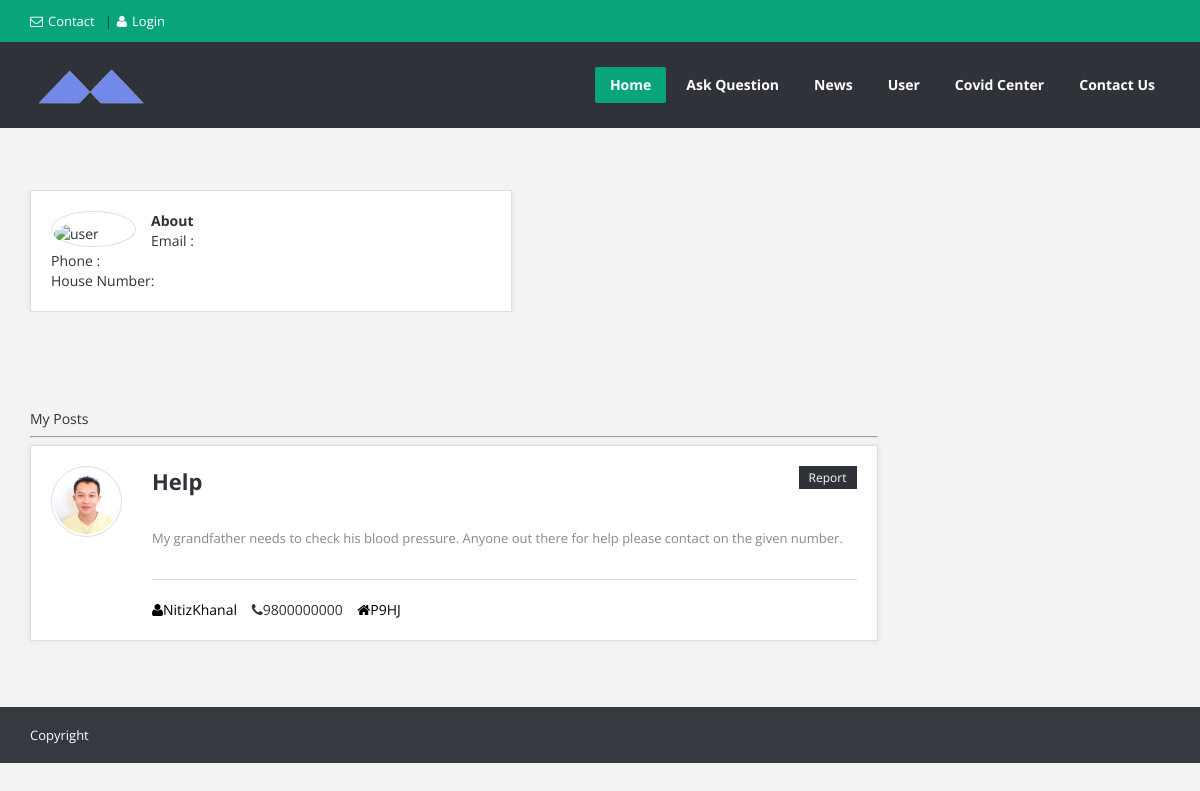
Page /users/profile/NitizKhanal on the committed database.
### posts/models.py (models this page shows, shortened)
class Post(models.Model):
    title = models.CharField(max_length=100)
    content = models.TextField()
    date_posted = models.DateTimeField(default = timezone.now)
    author = models.ForeignKey(User, on_delete = models.CASCADE)
    settled = models.BooleanField(default=False)

### users/models.py (models this page shows, shortened)
class Profile(models.Model):
    user = models.OneToOneField(User, on_delete=models.CASCADE, )
    image = models.ImageField(default='default.jpg', upload_to='profile_pics')
    contact = models.CharField(max_length = 10, default = "Not entered")
    address = models.CharField(max_length=50, default = "Not entered")
    Gcode = models.CharField(max_length = 5, default = "Not entered")

### users/views.py (the view)
# urls.py: path('profile/<str:username>', UserPostListView.as_view(), name='user-profile'),
class UserPostListView(ListView):
    model = Post
    context_object_name = 'posts'
    template_name = 'users/user_profile.html'
    paginate_by = 2
    def get_queryset(self):
        user = get_object_or_404(User, username = self.kwargs.get('username'))
        return Post.objects.filter(author = user).order_by('-date_posted')

### users/templates/users/user_profile.html (shortened to what this page needs)
{% extends 'posts/base.html' %}
{% block content %}
	<section class="container main-content">
		<div class="row">
			<div class="col-md-9">
				<div class="row">
					<div class="user-profile">
						<div class="col-md-7">
							<div class="page-content">
								<div class="user-profile-img"><img style="margin-top:10px;" width="80" height="60"
								 src="{{user.profile.image.url}}" alt="user">
								</div>
								<h1><b>About {{ user.username }}</b></h1>
								<h3>Email : <a style="color:#000000;" href = "mailto: {{user.email}}">{{ user.email }}</a></h3>
								<h3>Phone : {{ user.profile.contact }}</h3>
								<h3>House Number: {{ post.author.profile.Gcode}}</h3>
							</div>
						</div>
					</div>
				</div>
			</div>
		</div>
	</section>
	<section class="container main-content">
		<div class="row">
			<div class="col-md-9">
				<h2>My Posts</h2>
			<hr/>
			{% for post in posts %}
			<article class="question question-type-normal">
				<h2>
					<a href="{% url 'post-details' post.id %}">{{post.title}}</a>
				</h2>
				<a class="question-report" href="#">Report</a>
				<div class="question-author">
					<a href="#" original-title="ahmed" class="question-author-img tooltip-n"><img alt="" src="{{ post.author.profile.image.url }}"></a>
				</div>
				<div class="question-inner">
					<p class="question-desc">{{ post.content }}</p>
					<span class="author_username"><a style="color:#000000;" href="#"><i class="icon-user"></i>{{post.author.username}}</a></span>
					<span class="author_contact"><i class="icon-phone"></i>{{ post.author.profile.contact }}</span>
					<a style="color:#000000;" href="#"><i class="icon-home"></i>{{ post.author.profile.Gcode}}</a></span>
				</div>
			</article>
			{% endfor %}
		</div>
		</div>
	</section>
{% endblock %}

### posts/static/posts/style.css (style rules this page uses)
body { background-color: #f3f3f3; color: #2f3239; -webkit-font-smoothing: antialiased; overflow-x: hidden; }
.container > .row > .col-md-9 { overflow: hidden; height: 100%; margin-top: -5%; }
.widget_tag_cloud a,.question-comments a,.removered,.removered i,.removered input[type="text"],.bxslider-title,.bx-prev,.bx-next,.login-password a,.question-report,.load-questions,.ask-me .publish-question { color: #FFF !important; }

### posts/static/posts/css/contents.css (style rules this page uses)
.container.main-content { margin-top: 10%; padding-bottom:3%; position: relative; z-index: 991; }
.page-content,.about-author,.user-question,#related-posts { -moz-box-sizing: border-box; -webkit-box-sizing: border-box; box-sizing: border-box; padding: 20px; border: 1px solid #dedede; background: #FFF; -moz-box-shadow: 0 0 5px #dedede; -webkit-box-shadow: 0 0 5px #dedede; box-shadow: 0 0 5px #dedede; }
.page-content { overflow: hidden; height: 100%; }
.question { -moz-box-sizing: border-box; -webkit-box-sizing: border-box; box-sizing: border-box; margin-bottom: 30px; padding: 20px; border: 1px solid #dedede; background: #FFF; -moz-box-shadow: 0 0 5px #dedede; -webkit-box-shadow: 0 0 5px #dedede; box-shadow: 0 0 5px #dedede; position: relative; }
.question-inner { position: relative; margin-left: 101px; }
.question-author { position: absolute; top: 20px; left: 20px; float: left; text-align: center; width: 71px; height: 71px; overflow: hidden; padding: 2px; border: 1px solid #dedede; -moz-border-radius: 50%; -webkit-border-radius: 50%; border-radius: 50%; }
.question-author img { width: 65px; height: 65px; overflow: hidden; -moz-border-radius: 50%; -webkit-border-radius: 50%; border-radius: 50%; }
.question-author-img { position: relative; display: block; }
.question h2 { margin: 0 0 30px 101px; color: #474D5D; overflow: hidden; font-size: 22px; font-weight: bold; padding-right: 161px; }
.question h2 a { color: #2f3239; }
.question-report { float: right; font-size: 12px; background-color: #2f3239; padding: 4px 10px; position: absolute; top: 20px; right: 20px; height: 23px; line-height: 15px; }
.question-desc { margin-bottom: 20px; padding-bottom: 30px; line-height: 22px; font-size: 13px; border-bottom: 1px solid #dedede; color: #848991; }
.user-profile { overflow: hidden; height: 100%; position: relative; }
.user-profile-img { width: 85px; float: left; margin-right: 15px; padding: 2px; border: 1px solid #e0e0e0; background-color: #FFF; -moz-border-radius: 50%; -webkit-border-radius: 50%; border-radius: 50%; }
.user-profile-img img { width: 100%; -moz-border-radius: 50%; -webkit-border-radius: 50%; border-radius: 50%; }
.author_username,.author_contact { margin-right:11px; }

### posts/static/posts/css/base.css (style rules this page uses)
html, body, div, span, applet, object, iframe, h1, h2, h3, h4, h5, h6, p, blockquote, pre, a, abbr, acronym, address, big, cite, code, del, dfn, em, img, ins, kbd, q, s, samp, small, strike, strong, sub, sup, tt, var, b, u, i, center, dl, dt, dd, ol, ul, li, fieldset, form, label, legend, table, caption, tbody, tfoot, thead, tr, th, td, article, aside, canvas, details, embed, figure, figcaption, footer, header, hgroup, menu, nav, output, ruby, section, summary, time, mark, audio, video { margin: 0; padding: 0; border: 0; font-size: 100%; font: inherit; vertical-align: baseline; }
body { font-size: 14px; line-height: 22px; }
article, aside, details, figcaption, figure, footer, header, hgroup, menu, nav, section { display: block; }
p { margin: 0 0 20px 0; line-height: 22px; }
html { -webkit-text-size-adjust: none; }
* { outline: none; }
body,.qoute p,input,.button,label,.more,blockquote,.widget ul li,textarea { font-family: "Open Sans", Arial, sans-serif; }

### rows in the picture
Post: title "Help", author.profile.image (picture), content "My grandfather needs to check his blood pressure. Anyone out there for help please contact on the given number.", author.username "NitizKhanal", author.profile.contact "9800000000", author.profile.Gcode "P9HJ"
